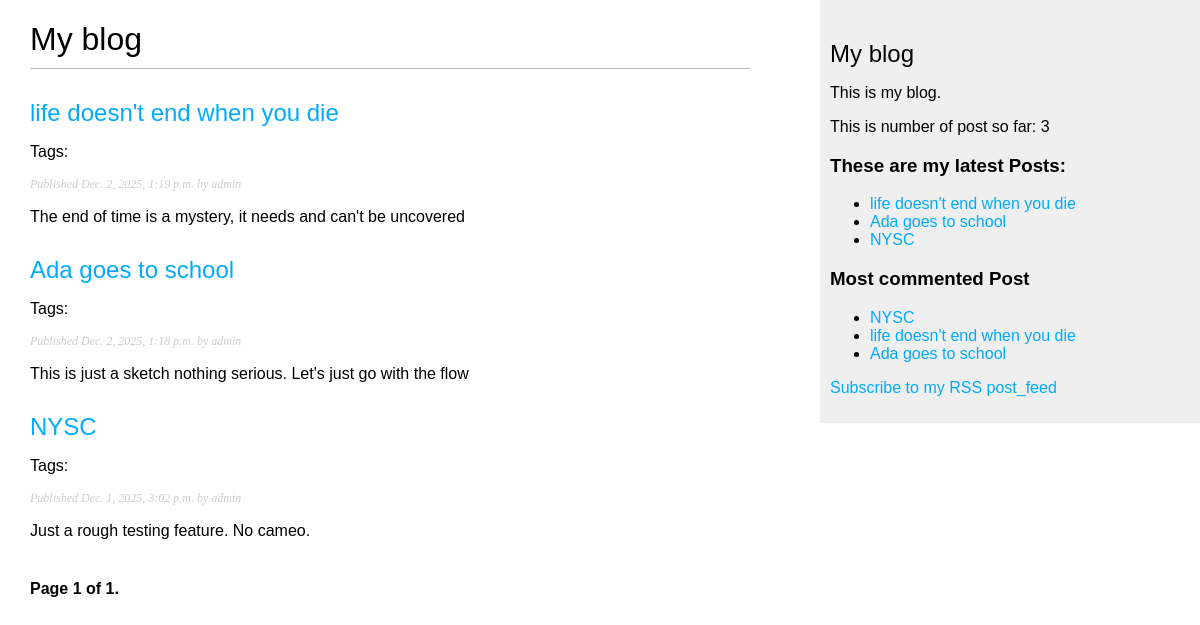
Page /blog/ on the earlier database version.
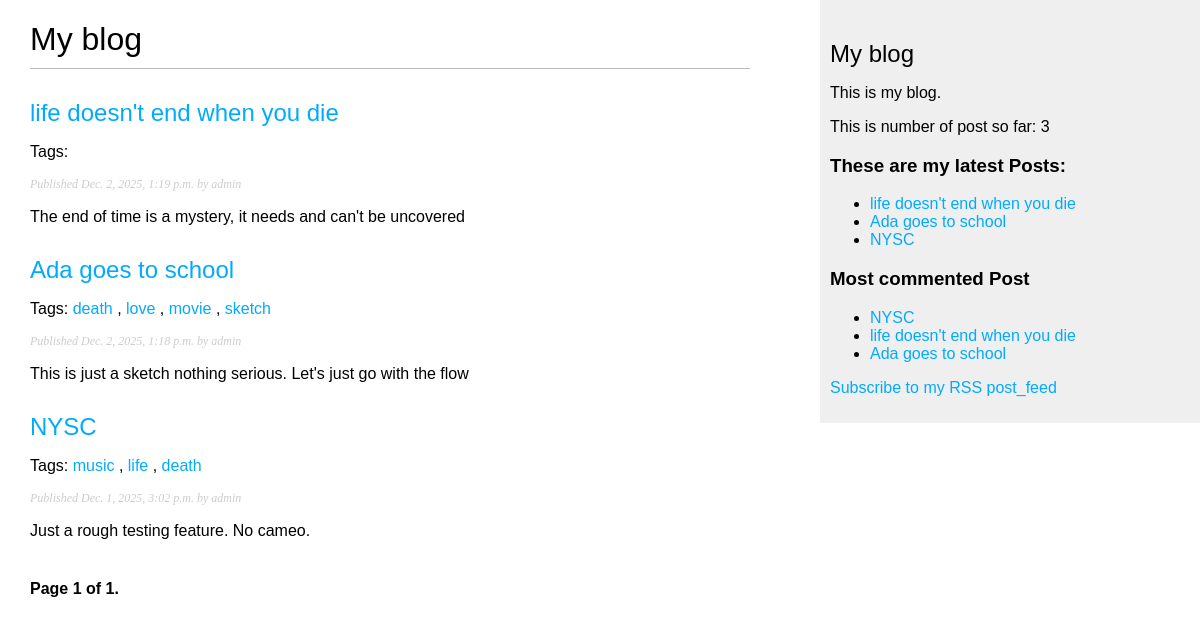
Same page on the later database version.
### blog/models.py (models this page shows, shortened)
class Post(models.Model):
    class Status(models.TextChoices):
        DRAFT = 'DF', 'Draft'
        PUBLISHED = 'PB', 'Published'
    title = models.CharField(max_length=250)
    slug = models.SlugField(
        max_length=250,
        unique_for_date="publish")
    author = models.ForeignKey(
        settings.AUTH_USER_MODEL, #if any author is deleted all his post will be deleted
        on_delete = models.CASCADE,
        related_name = 'blog_posts')
    body = models.TextField()
    publish = models.DateTimeField(default=timezone.now)
    created = models.DateTimeField(auto_now_add= True)
    updated = models.DateTimeField(auto_now= True)
    status = models.CharField(
        max_length = 2,
        choices= Status,
        default = Status.DRAFT
    )
    objects = models.Manager() # this is our default manager, it gets called even if it doesn't get called
    published = PublishedManager()
    tags = TaggableManager()
    class Meta:
        ordering = ['-publish']
        indexes = [
            models.Index(fields = ['-publish']),
        ]
    def get_absolute_url(self):
        return reverse(
            "blog:post_detail",
            args= [
                self.publish.year,
                self.publish.month,
                self.publish.day,
                self.slug
                ]
            )

### blog/views.py (the view)
# urls.py: path("", views.post_list, name="post_list"),
def post_list(request, tag_slug = None):
    post_lists = Post.published.all()
    tag = None
    if tag_slug:
        tag = get_object_or_404(Tag, slug = tag_slug)
        post_lists = post_lists.filter(tags__in = [tag])
    paginator = Paginator(post_lists, 3)
    page_number = request.GET.get('page')
    try:
       posts = paginator.page(page_number)
    except PageNotAnInteger:
        posts = paginator.page(1)
    except EmptyPage:
        posts = paginator.page(paginator.num_pages)
    return render(
        request,
        'blog/post/list.html',
        {"posts": posts,
         "tag": tag}
    )

### blog/models.py (called while the page is built)
    def get_queryset(self):
        return(
            super().get_queryset().filter(status = Post.Status.PUBLISHED)
        )

### blog/templatetags/blog_tags.py (called while the page is built)
@register.simple_tag
def total_posts():
    return Post.published.count()

@register.simple_tag
def get_most_commented_post(count = 5):
    return Post.published.annotate(
        total_comments = Count("comments")
    ).order_by("-total_comments")[:count]

@register.inclusion_tag('blog/post/latest_posts.html')
def show_latest_posts(count = 5):
    latest_posts = Post.published.order_by("-publish")[:count]
    return {"latest_posts": latest_posts}

@register.filter(name = "markdown")
def markdown_format(text):
    return mark_safe(markdown.markdown(text))

### blog/templates/blog/post/list.html (shortened to what this page needs)
{% extends "blog/base.html" %}
{% load blog_tags %}
{% block content %}
    <h1>My blog</h1>
    {% for post in posts %}
        <h2>
            <a href="{{ post.get_absolute_url }}">
                {{ post.title }}
            </a>
        </h2>
        <p class = "tags">
            Tags:
            {% for tag in post.tags.all %}
                <a href = "{% url "blog:post_list_by_tag" tag.slug %}">
                    {{tag.name}}
                </a>{% if not forloop.last %}, {% endif %}
            {% endfor %}
        <p class="date">
            Published {{ post.publish }} by {{ post.author }}
        </p>
        {{ post.body|markdown|truncatewords_html:30 }}
    {% empty %}
        <p>No post here</p>
    {% endfor %}
    {% include 'pagination.html' with page=posts %}
{% endblock %}

### blog/templates/blog/base.html (shortened to what this page needs)
{% load blog_tags %}
{% load static %}
<!DOCTYPE html>
<html>
<head>
    <link href="{% static "css/blog.css" %}" rel="stylesheet">
</head>
<body>
    <div id="content">
        {% block content %} {% endblock %}
    </div>
    <div id="sidebar">
        <h2>My blog</h2>
        <p>This is my blog.</p>
        <p>This is number of post so far: {% total_posts %}</p>
        <h3>These are my latest Posts: </h3>
        {% show_latest_posts 3 %}
        <h3>Most commented Post</h3>
        {% get_most_commented_post as most_commented_posts %}
        <ul>
            {% for post in most_commented_posts  %}
                <li>
                    <a href="{{ post.get_absolute_url }}"> {{ post.title }}</a>
                </li>
            {% endfor %}
        </ul>
         <P>
            <a href= "{% url "blog:post_feed" %}">
                Subscribe to my RSS post_feed
            </a>
        </P>
    </div>
</body>
</html>

### blog/templates/blog/post/latest_posts.html
<ul>
    {% for post in latest_posts %}
        <li>
            <a href="{{ post.get_absolute_url }}">{{ post.title }}</a
        </li>
    {% endfor %}
</ul>

Differences in the rows shown:
added Tag: name "death"
added Tag: name "love", shown under Post "Ada goes to school"
added Tag: name "movie", shown under Post "Ada goes to school"
added Tag: name "sketch", shown under Post "Ada goes to school"
added Tag: name "music", shown under Post "NYSC"
added Tag: name "life", shown under Post "NYSC"
